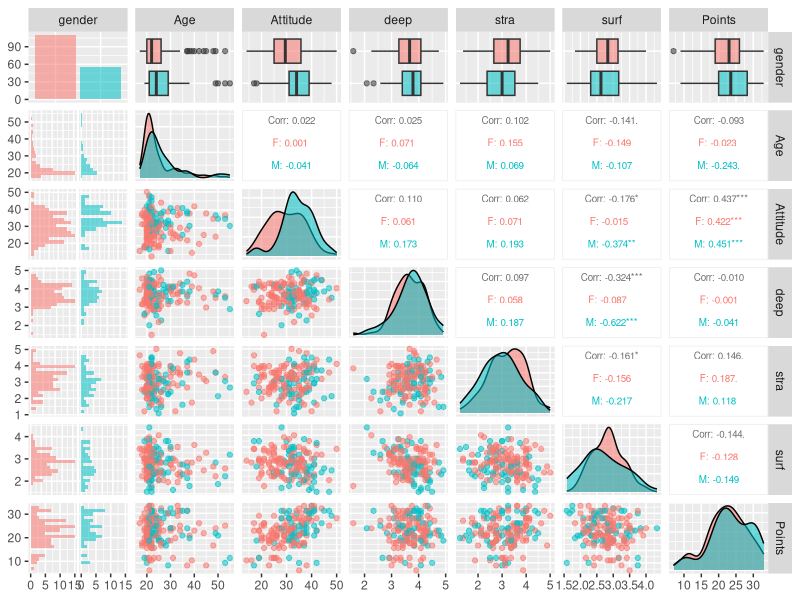
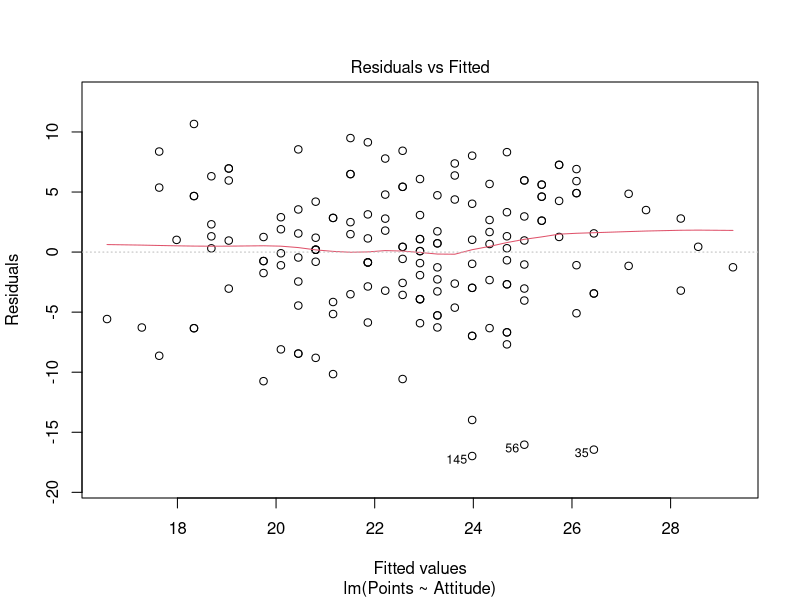
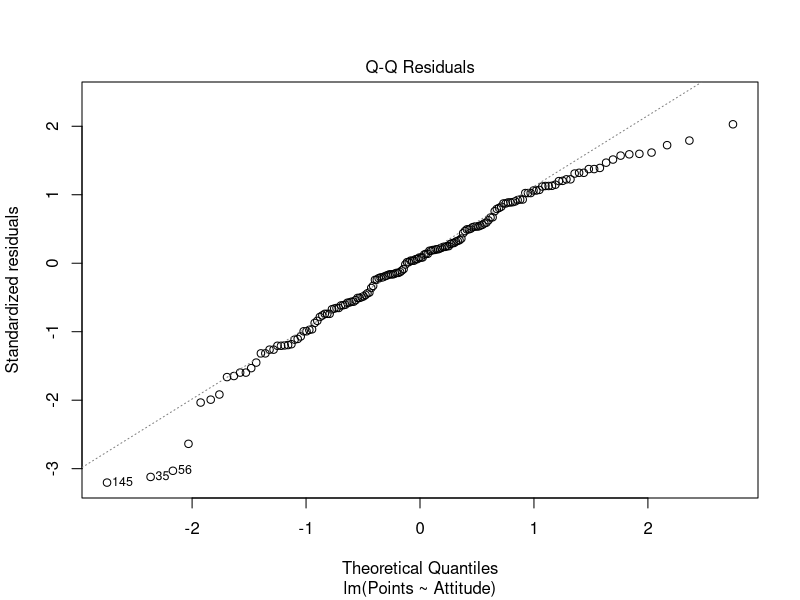
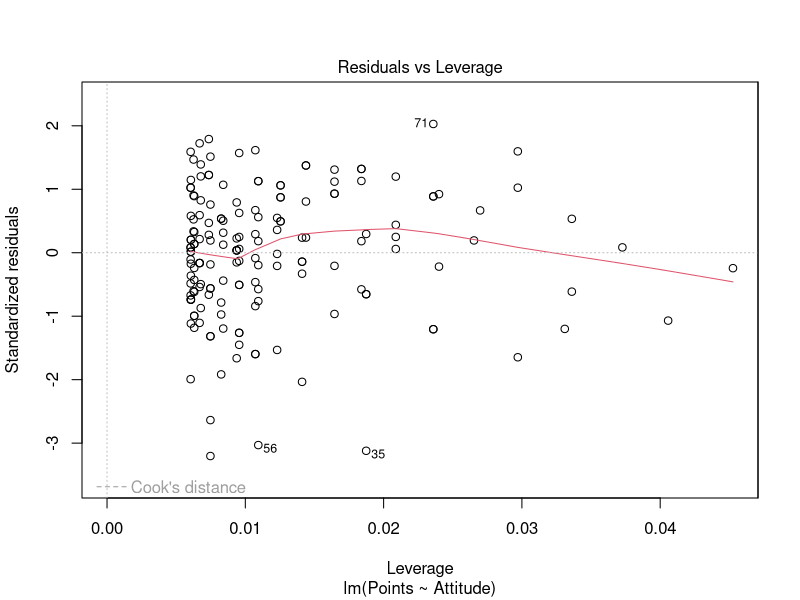

These figures' R source, in order:
## ---- chunk 1
date()
## ---- chunk 2
students2014<-read.table(file="data/learning2014.txt",header=T, sep="\t")
## ---- chunk 3
dim(students2014)
str(students2014)
## ---- chunk 4
library(ggplot2)
## ---- chunk 5
library(GGally)
## ---- chunk 6
ggpairs(students2014, mapping = aes(col=gender,alpha=0.3), lower = list(combo = wrap("facethist", bins = 20)),upper = list(continuous = wrap("cor", size = 2.5)))
## ---- chunk 7
summary(students2014)
## ---- chunk 8
sd(students2014$Age)
## ---- chunk 9
model=lm(Points~Attitude+stra+deep+surf, students2014)
summary(model)
## ---- chunk 10
perfect_model<-lm(Points~Attitude, students2014)
summary(perfect_model)
## ---- chunk 11
plot(perfect_model,which=c(1,2,5))
